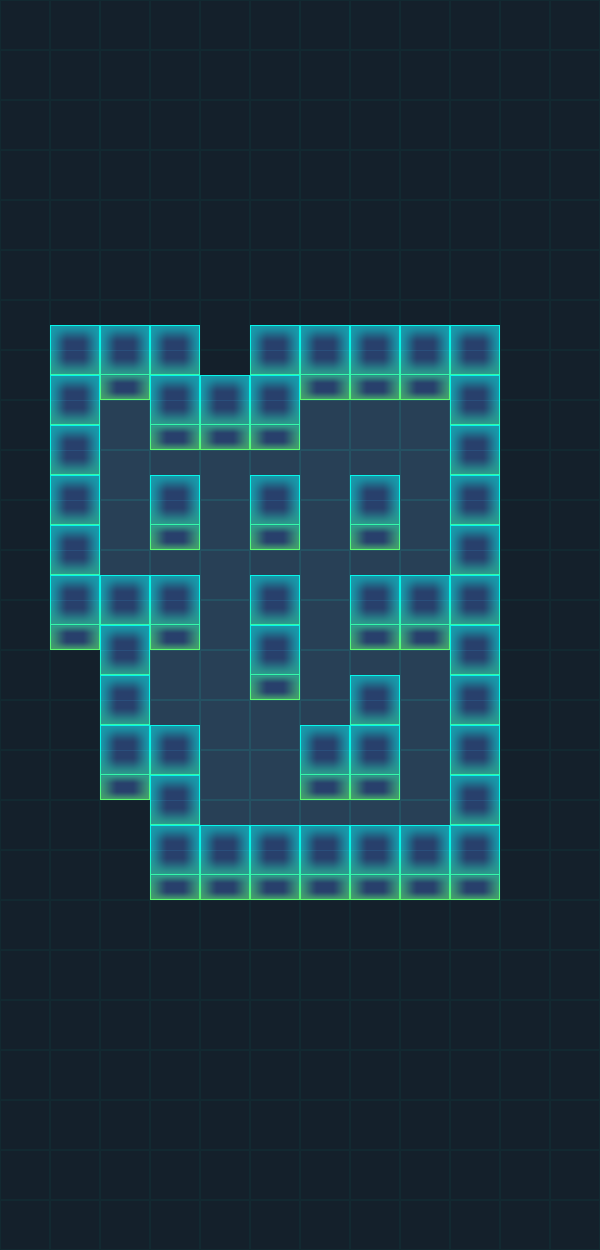

The image is a tile-based game level rendered from a .tmx file. Its description and complete source (layers, tilesets, objects, tile grids) follow:
An orthogonal 12x25 tile map with 50x50 px tiles, 4 tile layers (BG, WallBottom, Play, WallUp) and 7 objects (Hero, M1, M2, End).

<map version="1.0" tiledversion="1.0.3" orientation="orthogonal" renderorder="right-down" width="12" height="25" tilewidth="50" tileheight="50" nextobjectid="24">
 <tileset firstgid="1" source="tiles.tsx" />
 <layer name="BG" width="12" height="25">
  <data encoding="csv">
6,6,6,6,6,6,6,6,6,6,6,6,
6,6,6,6,6,6,6,6,6,6,6,6,
6,6,6,6,6,6,6,6,6,6,6,6,
6,6,6,6,6,6,6,6,6,6,6,6,
6,6,6,6,6,6,6,6,6,6,6,6,
6,6,6,6,6,6,6,6,6,6,6,6,
6,6,6,6,6,6,6,6,6,6,6,6,
6,6,6,6,6,6,6,6,6,6,6,6,
6,6,5,6,6,6,5,5,5,6,6,6,
6,6,5,5,5,5,5,5,5,6,6,6,
6,6,5,6,5,6,5,6,5,6,6,6,
6,6,5,5,5,5,5,5,5,6,6,6,
6,6,6,6,5,6,5,6,6,6,6,6,
6,6,6,5,5,6,5,5,5,6,6,6,
6,6,6,5,5,5,5,6,5,6,6,6,
6,6,6,6,5,5,6,6,5,6,6,6,
6,6,6,6,5,5,5,5,5,6,6,6,
6,6,6,6,6,6,6,6,6,6,6,6,
6,6,6,6,6,6,6,6,6,6,6,6,
6,6,6,6,6,6,6,6,6,6,6,6,
6,6,6,6,6,6,6,6,6,6,6,6,
6,6,6,6,6,6,6,6,6,6,6,6,
6,6,6,6,6,6,6,6,6,6,6,6,
6,6,6,6,6,6,6,6,6,6,6,6,
6,6,6,6,6,6,6,6,6,6,6,6
</data>
 </layer>
 <layer name="WallBottom" width="12" height="25">
  <data encoding="csv">
0,0,0,0,0,0,0,0,0,0,0,0,
0,0,0,0,0,0,0,0,0,0,0,0,
0,0,0,0,0,0,0,0,0,0,0,0,
0,0,0,0,0,0,0,0,0,0,0,0,
0,0,0,0,0,0,0,0,0,0,0,0,
0,0,0,0,0,0,0,0,0,0,0,0,
0,3,3,3,0,3,3,3,3,3,0,0,
0,4,2,4,3,4,2,2,2,4,0,0,
0,4,0,2,2,2,0,0,0,4,0,0,
0,4,0,0,0,0,0,0,0,4,0,0,
0,4,0,2,0,2,0,2,0,4,0,0,
0,4,0,0,0,0,0,0,0,4,0,0,
0,2,4,2,0,4,0,2,2,4,0,0,
0,0,4,0,0,2,0,0,0,4,0,0,
0,0,4,0,0,0,0,4,0,4,0,0,
0,0,2,4,0,0,2,2,0,4,0,0,
0,0,0,4,0,0,0,0,0,4,0,0,
0,0,0,2,2,2,2,2,2,2,0,0,
0,0,0,0,0,0,0,0,0,0,0,0,
0,0,0,0,0,0,0,0,0,0,0,0,
0,0,0,0,0,0,0,0,0,0,0,0,
0,0,0,0,0,0,0,0,0,0,0,0,
0,0,0,0,0,0,0,0,0,0,0,0,
0,0,0,0,0,0,0,0,0,0,0,0,
0,0,0,0,0,0,0,0,0,0,0,0
</data>
 </layer>
 <objectgroup name="Star">
  <object id="5" x="355.667" y="458" width="31.6667" height="34" />
  <object id="16" x="207.333" y="558.666" width="29.3333" height="25.3333" />
  <object id="17" x="208.334" y="812" width="26.6667" height="28" />
 </objectgroup>
 <objectgroup name="Coin" />
 <objectgroup name="Actor">
  <object id="1" name="Hero" x="112" y="419" width="8.333" height="10">
   <ellipse />
  </object>
  <object id="2" name="M1" x="369.667" y="78.3333" width="10" height="10">
   <ellipse />
  </object>
  <object id="3" name="M2" x="467" y="83" width="10" height="10">
   <ellipse />
  </object>
  <object id="15" name="End" x="423" y="670.333" width="10" height="10">
   <ellipse />
  </object>
 </objectgroup>
 <layer name="Play" width="12" height="25">
  <data encoding="csv">
0,0,0,0,0,0,0,0,0,0,0,0,
0,0,0,0,0,0,0,0,0,0,0,0,
0,0,0,0,0,0,0,0,0,0,0,0,
0,0,0,0,0,0,0,0,0,0,0,0,
0,0,0,0,0,0,0,0,0,0,0,0,
0,0,0,0,0,0,0,0,0,0,0,0,
0,0,0,0,0,0,0,0,0,0,0,0,
0,0,0,0,0,0,0,0,0,0,0,0,
0,0,0,0,0,0,0,0,0,0,0,0,
0,0,0,0,0,0,0,0,0,0,0,0,
0,0,0,0,0,0,0,0,0,0,0,0,
0,0,0,0,0,0,0,0,0,0,0,0,
0,0,0,0,0,0,0,0,0,0,0,0,
0,0,0,0,0,0,0,0,0,0,0,0,
0,0,0,0,0,0,0,0,0,0,0,0,
0,0,0,0,0,0,0,0,0,0,0,0,
0,0,0,0,0,0,0,0,0,0,0,0,
0,0,0,0,0,0,0,0,0,0,0,0,
0,0,0,0,0,0,0,0,0,0,0,0,
0,0,0,0,0,0,0,0,0,0,0,0,
0,0,0,0,0,0,0,0,0,0,0,0,
0,0,0,0,0,0,0,0,0,0,0,0,
0,0,0,0,0,0,0,0,0,0,0,0,
0,0,0,0,0,0,0,0,0,0,0,0,
0,0,0,0,0,0,0,0,0,0,0,0
</data>
 </layer>
 <layer name="WallUp" width="12" height="25">
  <data encoding="csv">
0,0,0,0,0,0,0,0,0,0,0,0,
0,0,0,0,0,0,0,0,0,0,0,0,
0,0,0,0,0,0,0,0,0,0,0,0,
0,0,0,0,0,0,0,0,0,0,0,0,
0,0,0,0,0,0,0,0,0,0,0,0,
0,0,0,0,0,0,0,0,0,0,0,0,
0,0,0,0,0,0,0,0,0,0,0,0,
0,0,0,0,0,0,0,0,0,0,0,0,
0,0,0,0,0,0,0,0,0,0,0,0,
0,0,0,1,0,1,0,1,0,0,0,0,
0,0,0,0,0,0,0,0,0,0,0,0,
0,0,1,1,0,1,0,1,1,0,0,0,
0,0,0,0,0,0,0,0,0,0,0,0,
0,0,0,0,0,0,0,1,0,0,0,0,
0,0,0,1,0,0,1,0,0,0,0,0,
0,0,0,0,0,0,0,0,0,0,0,0,
0,0,0,0,1,1,1,1,1,0,0,0,
0,0,0,0,0,0,0,0,0,0,0,0,
0,0,0,0,0,0,0,0,0,0,0,0,
0,0,0,0,0,0,0,0,0,0,0,0,
0,0,0,0,0,0,0,0,0,0,0,0,
0,0,0,0,0,0,0,0,0,0,0,0,
0,0,0,0,0,0,0,0,0,0,0,0,
0,0,0,0,0,0,0,0,0,0,0,0,
0,0,0,0,0,0,0,0,0,0,0,0
</data>
 </layer>
</map>
